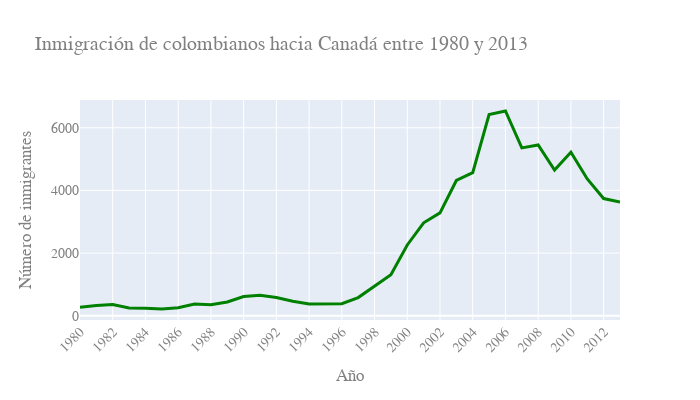

The cell this chart's notebook holds for it:
### Code cell
fig = px.line(datos_col, x = "Año", y = "Inmigrantes", 
              title = "Inmigración de colombianos hacia Canadá entre 1980 y 2013")
fig.update_traces(line_color = "green", line_width = 3)
fig.update_layout(width = 700, height = 400, xaxis={"tickangle":-45},
                  xaxis_title = "Año", yaxis_title = "Número de inmigrantes",
                  font_family = "Arial", font_size = 14, font_color = "grey")
fig.show()

### Figure 1 — Plotly figure (JSON) as saved in the notebook; plotly's stock layout.template omitted (floating-point values rounded to 4 significant figures)
{"data": [{"hovertemplate": "Año=%{x}<br>Inmigrantes=%{y}<extra></extra>", "legendgroup": "", "line": {"color": "green", "dash": "solid", "width": 3}, "marker": {"symbol": "circle"}, "mode": "lines", "name": "", "orientation": "v", "showlegend": false, "type": "scatter", "x": ["1980", "1981", "1982", "1983", "1984", "1985", "1986", "1987", "1988", "1989", "1990", "1991", "1992", "1993", "1994", "1995", "1996", "1997", "1998", "1999", "2000", "2001", "2002", "2003", "2004", "2005", "2006", "2007", "2008", "2009", "2010", "2011", "2012", "2013"], "xaxis": "x", "y": [266, 326, 360, 244, 235, 214, 257, 376, 352, 439, 614, 652, 582, 464, 375, 371, 381, 578, 929, 1306, 2259, 2965, 3283, 4318, 4566, 6424, 6535, 5357, 5452, 4652, 5218, 4366, 3741, 3631], "yaxis": "y"}], "layout": {"font": {"color": "grey", "family": "Arial", "size": 14}, "height": 400, "legend": {"tracegroupgap": 0}, "title": {"text": "Inmigración de colombianos hacia Canadá entre 1980 y 2013"}, "width": 700, "xaxis": {"anchor": "y", "domain": [0, 1], "tickangle": -45, "title": {"text": "Año"}}, "yaxis": {"anchor": "x", "domain": [0, 1], "title": {"text": "Número de inmigrantes"}}}}
